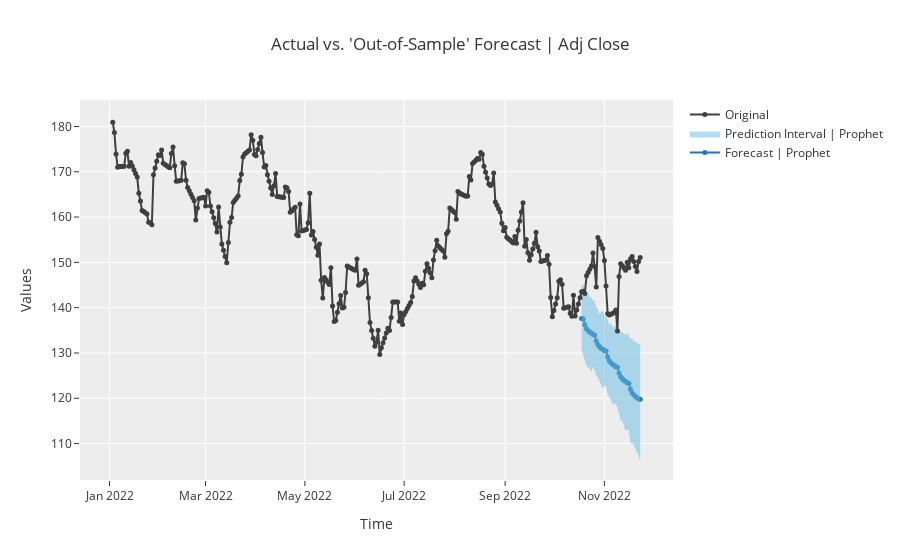

The code cell stored with this chart in its notebook:
### Code cell
prophet = exp.create_model('prophet', fold=3)
plot_model(prophet)
